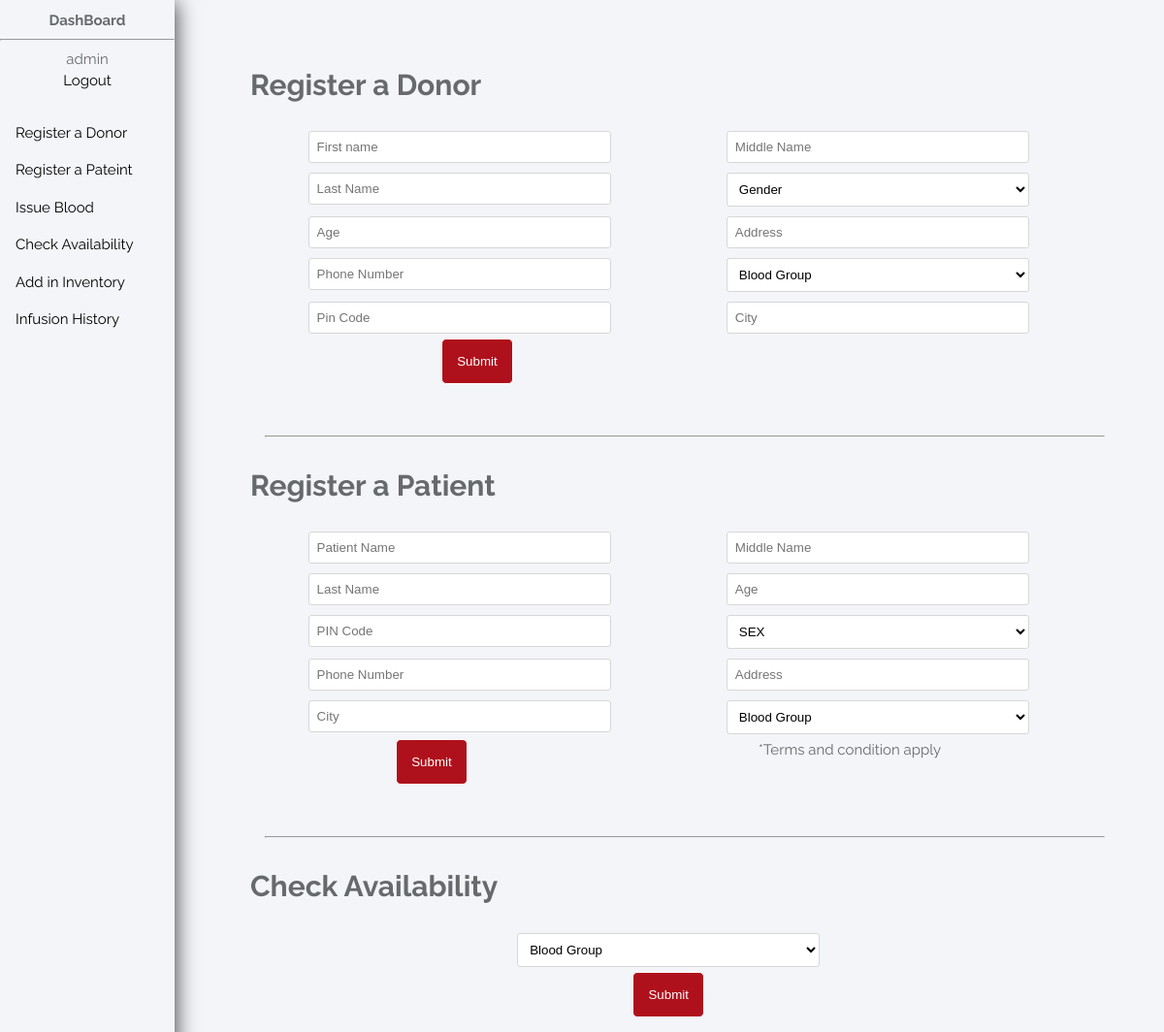
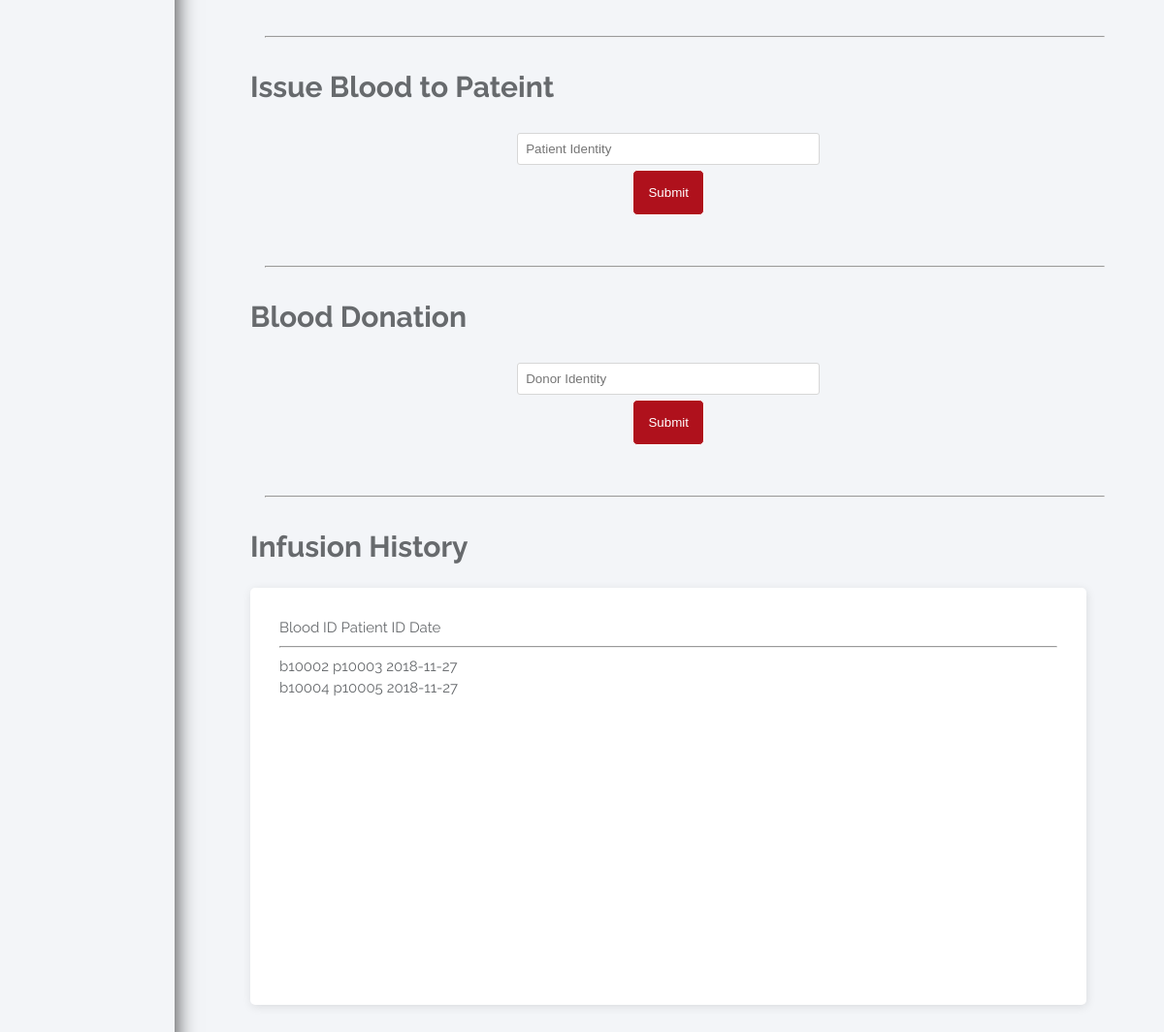
The page /Admin/dashboard/dashboard.php (signed in) on the database its author committed (2 pictures, top to bottom).
### tables this page shows
CREATE TABLE `infusion_history` (
  `bId` varchar(10) NOT NULL,
  `pId` varchar(10) NOT NULL,
  `date` date NOT NULL
);

### Admin/dashboard/history.php (the view, shortened to what this page needs)
<div class="card margin">
					<div class="padding margin">
					<?php
					include('../../DB/DbConnection.php');
								$query='SELECT *
								FROM infusion_history';
								echo '<div class="align-row row-3">
											<div class="float-left col">Blood ID </div>
											<div class="float-left col">Patient ID</div>';
										echo '<div class="float-center col">Date</div>
										</div><hr>';
								$result = mysqli_query($connection,$query);
								if(mysqli_num_rows($result)>0){
									while ($row = mysqli_fetch_array($result)) {
										echo '<div class="align-row row-3">
											<div class="float-left col">'.$row['bId'].'</div>
											<div class="float-left col"> '.$row['pId'].'</div>';
										echo '<div class="float-center col">'.$row['date'].'</div></div>';
									}
								}
								else{
									echo"No History at the moment.";
								}
							?>
					</div>
				</div>

### Admin/dashboard/dashboard.css (style rules this page uses)
body { margin: 0 }
html,body,head { font-family: 'Raleway', sans-serif; line-height: 1.5; text-align:center; padding: 15px; background-color: #F3F5F8; font-size: 15px; color: #676a6d; }
.card { -moz-box-shadow: 1px 2px 10px 0 rgba(0, 0, 0, 0.1); -webkit-box-shadow: 1px 2px 10px 0 rgba(0, 0, 0, 0.1); box-shadow: 1px 2px 10px 0 rgba(0, 0, 0, 0.1); -webkit-border-radius: 5px; -moz-border-radius: 5px; border-radius: 5px; min-width: 50% !important; min-height:50vh !important; margin: 0 auto; margin-top: 15px; padding: 15px; background-color: #fff; }
.padding { padding: 15px; }
.col { margin: 15px; }
.form-control { margin: 5px; border-radius: 3px; width: 100%; -moz-box-sizing:border-box; -webkit-box-sizing:border-box; box-sizing:border-box; width:312px; padding:8px; color:#000000; background-color:#ffffff; border:solid 1px #d7d7d7; font-family:Arial, Helvetica, Sans-Serif; font-size:10pt; text-align:left; }
.align-row { display: flex; flex-direction: row; }
.align-column { display: flex; flex-direction: column; }
.col { grid-column: 1fr; margin: 0px 4px 0px 0 ; }
.margin-auto { margin: 0 auto; }
.red-button { background-color: rgb(175,17,28); border:1px solid white; padding: 15px; border-radius: 5px; color: white; }

### rows shown on the page
infusion_history: bId "b10002", pId "p10003", date "2018-11-27"
infusion_history: bId "b10004", pId "p10005", date "2018-11-27"

### other values the page prints
$_SESSION["username"] "admin"
